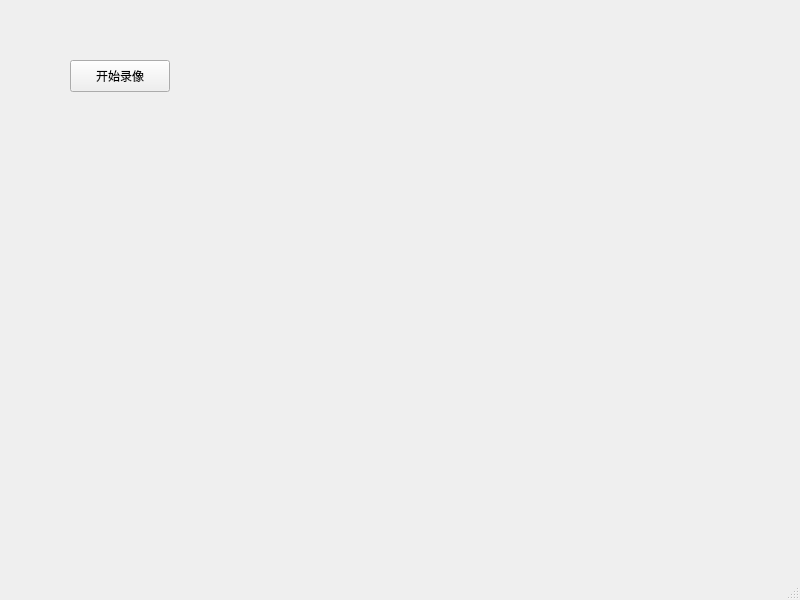
<?xml version="1.0" encoding="UTF-8"?>
<ui version="4.0">
 <class>MainWindow</class>
 <widget class="QMainWindow" name="MainWindow">
  <property name="geometry">
   <rect>
    <x>0</x>
    <y>0</y>
    <width>800</width>
    <height>600</height>
   </rect>
  </property>
  <property name="windowTitle">
   <string>MainWindow</string>
  </property>
  <widget class="QWidget" name="centralwidget">
   <widget class="QPushButton" name="audioButton">
    <property name="geometry">
     <rect>
      <x>70</x>
      <y>60</y>
      <width>100</width>
      <height>32</height>
     </rect>
    </property>
    <property name="text">
     <string>开始录像</string>
    </property>
   </widget>
  </widget>
  <widget class="QMenuBar" name="menubar">
   <property name="geometry">
    <rect>
     <x>0</x>
     <y>0</y>
     <width>800</width>
     <height>24</height>
    </rect>
   </property>
  </widget>
  <widget class="QStatusBar" name="statusbar"/>
 </widget>
 <resources/>
 <connections/>
</ui>
